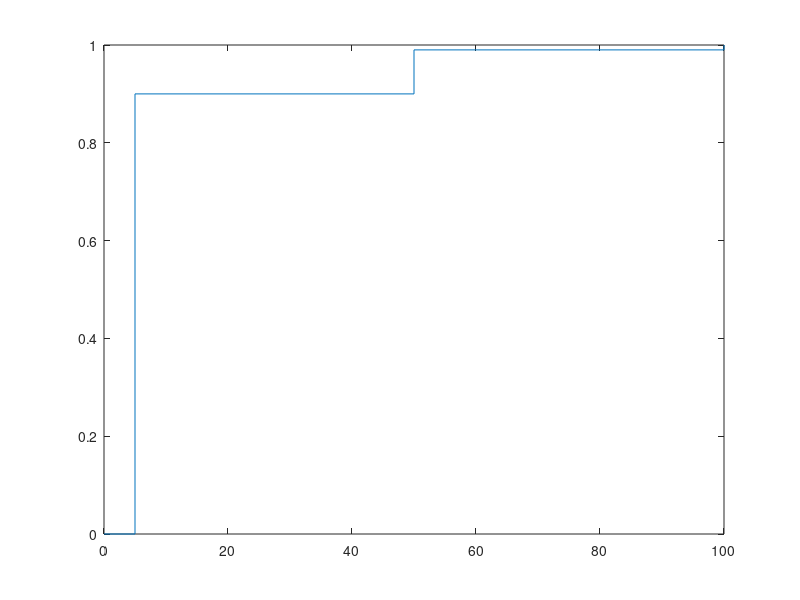

Write the MATLAB code that produced this figure.
%a)

n = 100;

p = 1 / n;

%%%%%%%%%%%%%%%%%%
%b)

xi = [5, 50, 100];

n_notas = [90, 9, 1];

pX = zeros(length(xi), 1);

for i = 1 : length(xi)

    pX(i) = n_notas(i) / n;

end

stem(xi, pX), xlabel('x'), ylabel('p(x)');


%%%%%%%%%%%%%%%%%%%%%%%%%
%c)

graf_X = cumsum(pX);
stairs([0, xi], [0; graf_X]); 